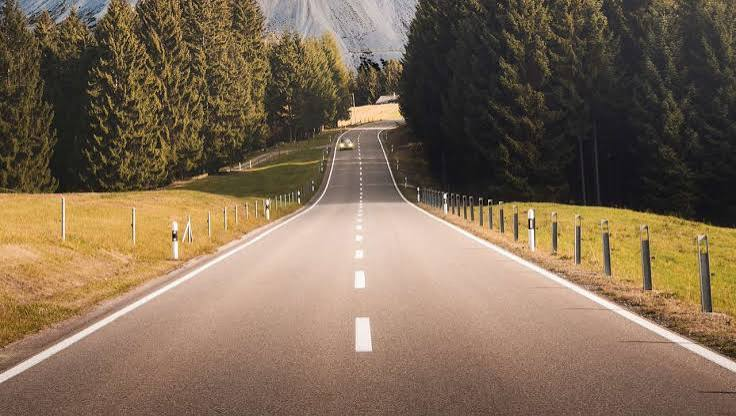
#> input picture Lane-Detection-Project-main/input/image1.jfif, 736 x 416 px
$ python -i utils.py   (imports and definitions only)
#> lines starting #> are read from the running program, lines starting #| are printed output that depends on the picture; after the words box and inside, x2 and y2 are one past the last pixel; in counts of white or black regions, pixels touching at a corner belong together
#> further down, picture is the input picture: shape (416, 736, 3); mean B, G, R 83.4, 105.6, 125.9
from __future__ import annotations
from typing import Optional
import cv2
import numpy as np


def preprocess(frame: np.ndarray) -> np.ndarray:
    """Convert a BGR frame to a softly blurred grayscale image."""
    gray = cv2.cvtColor(frame, cv2.COLOR_BGR2GRAY)
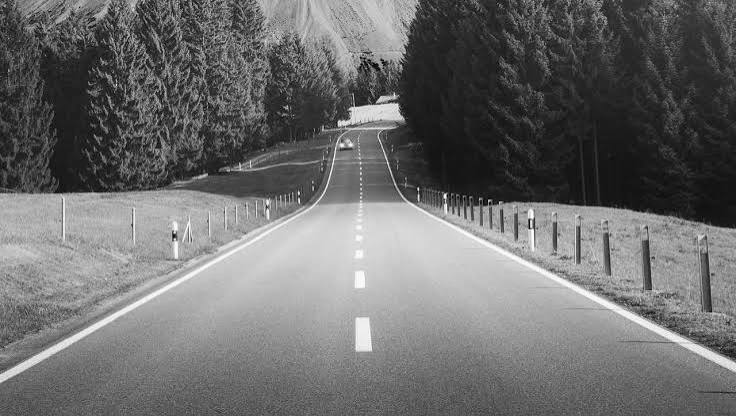
#> gray: shape (416, 736); min 0, max 254, mean 109.2
    return cv2.GaussianBlur(gray, (5, 5), 0)


def detect_edges(frame: np.ndarray) -> np.ndarray:
    """Return Canny edges after grayscale conversion and noise reduction."""
    blurred_gray = preprocess(frame)
    return cv2.Canny(blurred_gray, 50, 150)
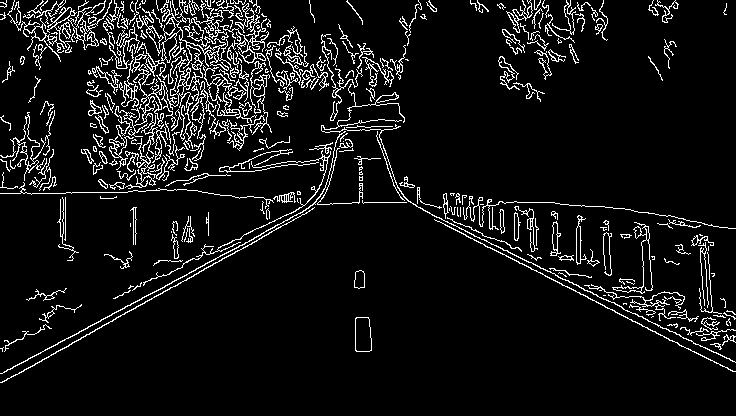
#> returned value: shape (416, 736); 7.5% white in thin lines or dots


# [94 lines left out: functions region_of_interest, detect_lines, _make_line, average_slope_intercept, draw_lines, not called in this run]

>>> import cv2
>>> picture = cv2.imread('../input/image1.jfif')
>>> result = detect_edges(picture)

$ run again, on Lane-Detection-Project-main/input/image2.jfif
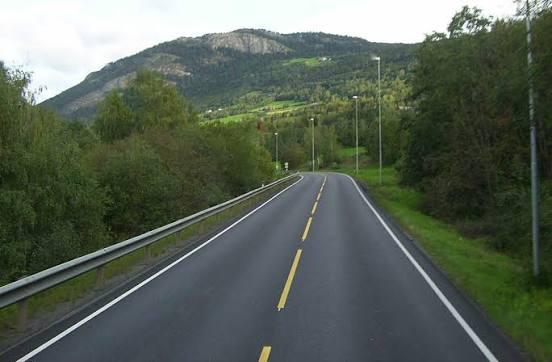
#> input picture Lane-Detection-Project-main/input/image2.jfif, 552 x 362 px
#> picture is the input picture: shape (362, 552, 3); mean B, G, R 87.1, 99.7, 89.4
#> in preprocess, `gray = cv2.cvtColor(frame, cv2.COLOR_BGR2GRAY)`:
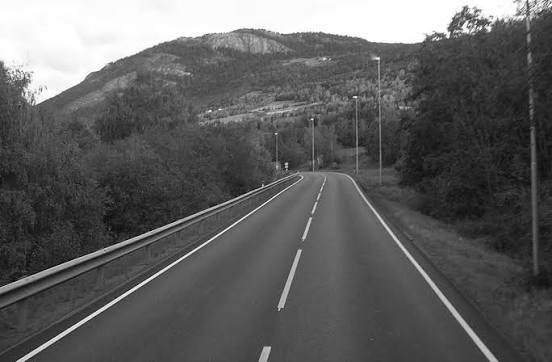
#> gray: shape (362, 552); min 3, max 255, mean 95.1
#> in detect_edges, `return cv2.Canny(blurred_gray, 50, 150)`:
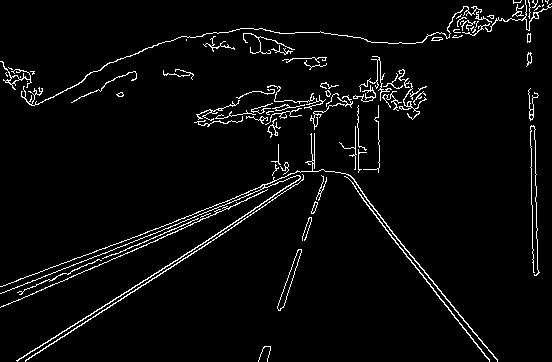
#> returned value: shape (362, 552); 3.8% white in thin lines or dots

$ run again, on Lane-Detection-Project-main/input/image3.jfif
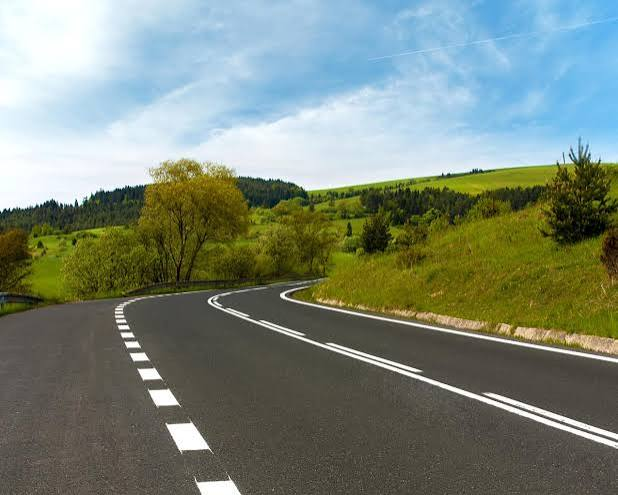
#> input picture Lane-Detection-Project-main/input/image3.jfif, 618 x 495 px
#> picture is the input picture: shape (495, 618, 3); mean B, G, R 120.8, 133.9, 123
#> in preprocess, `gray = cv2.cvtColor(frame, cv2.COLOR_BGR2GRAY)`:
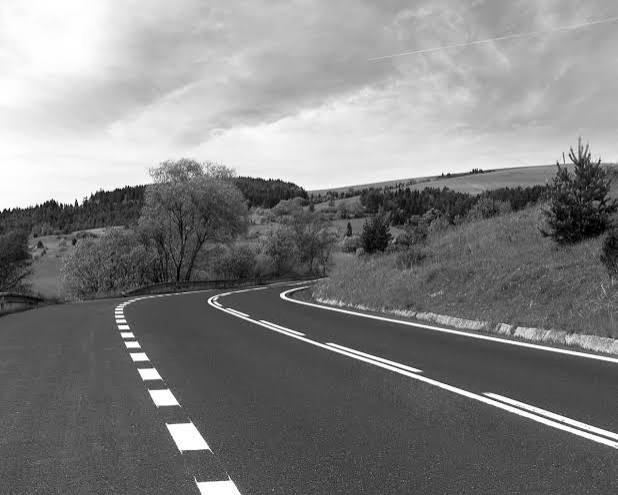
#> gray: shape (495, 618); min 0, max 255, mean 129.2
#> in detect_edges, `return cv2.Canny(blurred_gray, 50, 150)`:
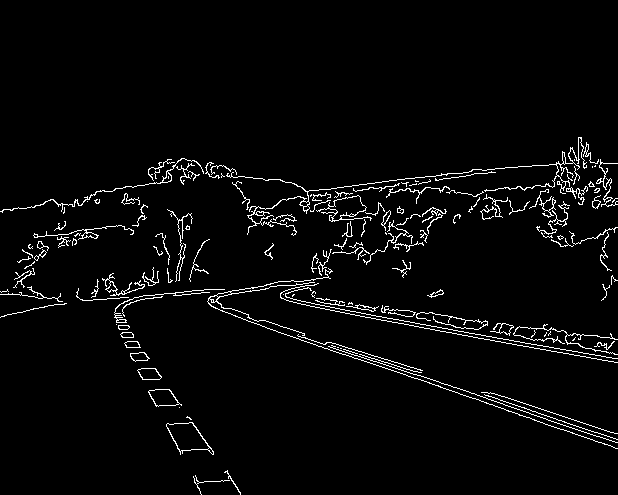
#> returned value: shape (495, 618); 3.3% white in thin lines or dots, all inside (x1, y1, x2, y2) = (0, 137, 618, 495)
